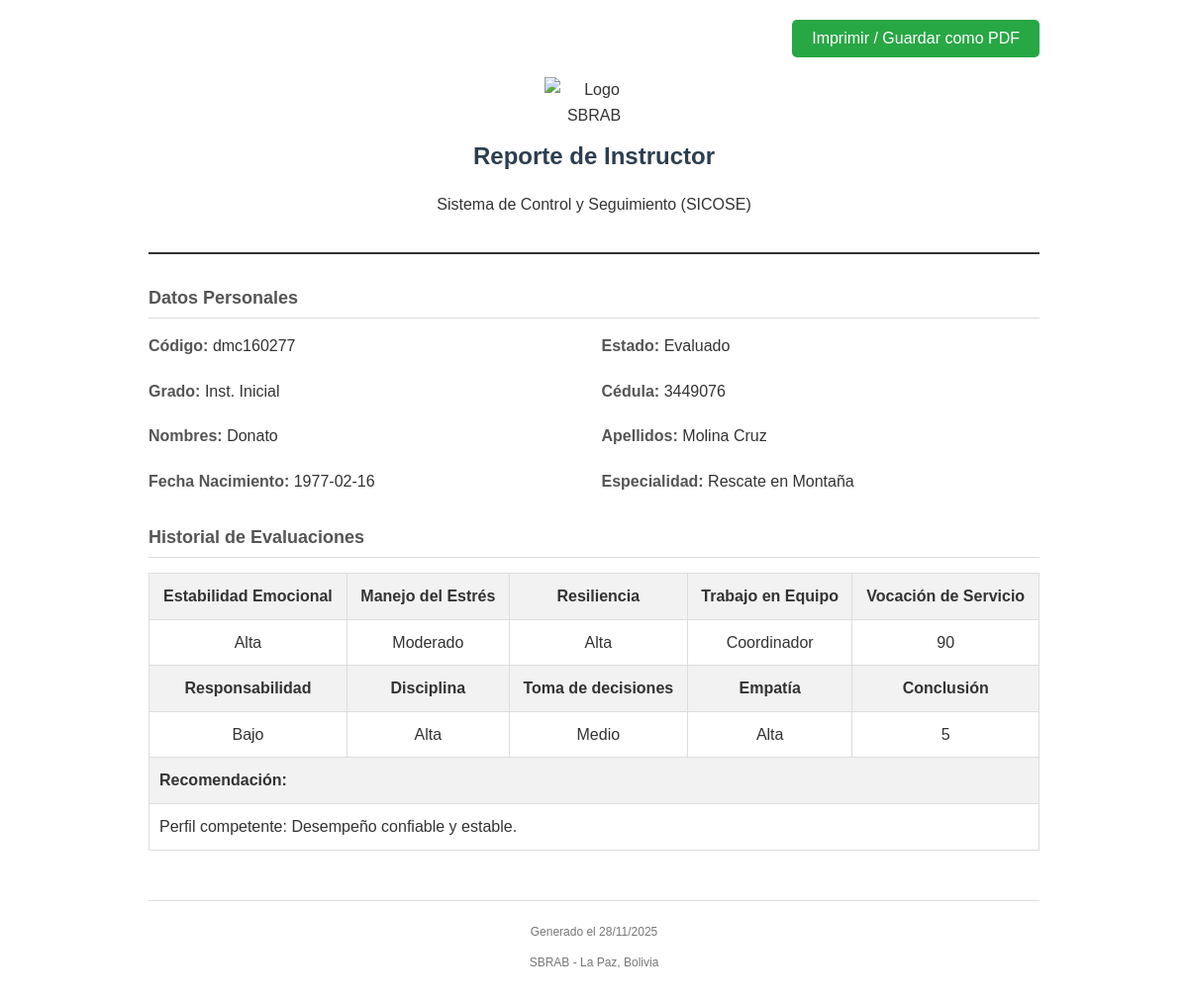
/generar_reporte.php?id=5, run on the app's committed database.
### tables this page shows
CREATE TABLE instructores (
    id INTEGER PRIMARY KEY AUTOINCREMENT,
    codigo TEXT NOT NULL UNIQUE,
    grado TEXT NOT NULL,
    nombres TEXT NOT NULL,
    apellido_paterno TEXT NOT NULL,
    apellido_materno TEXT NOT NULL,
    cedula TEXT NOT NULL,
    fecha_nacimiento DATE NOT NULL,
    especialidad TEXT NOT NULL,
    estado TEXT NOT NULL
);

CREATE TABLE evaluaciones (
            cod INTEGER PRIMARY KEY AUTOINCREMENT,
            instructor_id INTEGER NOT NULL,
            EE INTEGER,
            ME INTEGER,
            RE INTEGER,
            TE INTEGER,
            VS INTEGER,
            RS INTEGER,
            DI INTEGER,
            TD INTEGER,
            EM INTEGER,
            CON INTEGER,
            Reco VARCHAR(255),
            FOREIGN KEY (instructor_id) REFERENCES instructores(id)
        );

### generar_reporte.php (the view, shortened to what this page needs)
<?php
require_once 'data/db.php';
$id = intval($_GET['id']);
try {
    $stmt = $pdo->prepare("SELECT * FROM instructores WHERE id = ?");
    $stmt->execute([$id]);
    $instructor = $stmt->fetch(PDO::FETCH_ASSOC);
    $evaluaciones = [];
    try {
        $stmtEval = $pdo->prepare("SELECT * FROM evaluaciones WHERE instructor_id = ?");
        $stmtEval->execute([$id]);
        $evaluaciones = $stmtEval->fetchAll(PDO::FETCH_ASSOC);
    } catch (PDOException $e) {
        $errorEvaluaciones = $e->getMessage();
    }
} catch (PDOException $e) {
    die("Error al cargar datos: " . $e->getMessage());
}
?>
<!DOCTYPE html>
<html lang="es">
<head>
</head>
<body>
    <div class="no-print" style="text-align: right;">
        <button onclick="window.print()" class="btn-print">Imprimir / Guardar como PDF</button>
    </div>
    <div class="header">
        <img src="../images/sbrab_escudo.png" alt="Logo SBRAB" class="logo">
        <h1>Reporte de Instructor</h1>
        <p>Sistema de Control y Seguimiento (SICOSE)</p>
    </div>
    <div class="section">
        <h2>Datos Personales</h2>
        <div class="info-grid">
            <div class="info-item"><span class="label">Código:</span> <?= htmlspecialchars($instructor['codigo']) ?></div>
            <div class="info-item"><span class="label">Estado:</span> <?= ucfirst(htmlspecialchars($instructor['estado'])) ?></div>
            <div class="info-item"><span class="label">Grado:</span> <?= htmlspecialchars($instructor['grado']) ?></div>
            <div class="info-item"><span class="label">Cédula:</span> <?= htmlspecialchars($instructor['cedula']) ?></div>
            <div class="info-item"><span class="label">Nombres:</span> <?= htmlspecialchars($instructor['nombres']) ?></div>
            <div class="info-item"><span class="label">Apellidos:</span> <?= htmlspecialchars($instructor['apellido_paterno'] . ' ' . $instructor['apellido_materno']) ?></div>
            <div class="info-item"><span class="label">Fecha Nacimiento:</span> <?= htmlspecialchars($instructor['fecha_nacimiento']) ?></div>
            <div class="info-item"><span class="label">Especialidad:</span> <?= htmlspecialchars($instructor['especialidad']) ?></div>
        </div>
    </div>
    <div class="section">
        <h2>Historial de Evaluaciones</h2>
        <?php
        function getEstabilidadEmocionalDescription($value)
        {
            $value = (int)$value;
            if ($value >= 7 && $value <= 10) return 'Alta';
            return 'Desconocido';
        }
        function getManejoEstresDescription($value)
        {
            $value = (int)$value;
            if ($value >= 14 && $value <= 26) return 'Moderado';
            return 'Desconocido';
        }
        function getResilienciaDescription($value)
        {
            $value = (int)$value;
            if ($value >= 51 && $value <= 76) return 'Alta';
            return 'Desconocido';
        }
        function getTrabajoEquipoDescription($value)
        {
            $value = (int)$value;
            switch ($value) {
                case 2:
                    return 'Coordinador';
            }
        }
        function getResponsabilidadDescription($value)
        {
            $value = (int)$value;
            switch ($value) {
                case 1:
                    return 'Bajo';
            }
        }
        function getDisciplinaDescription($value)
        {
            $value = (int)$value;
            if ($value >= 21 && $value <= 30) return 'Alta';
            return 'Desconocido';
        }
        function getTomaDecisionesDescription($value)
        {
            $value = (int)$value;
            switch ($value) {
                case 2:
                    return 'Medio';
            }
        }
        function getEmpatiaDescription($value)
        {
            $value = (int)$value;
            if ($value >= 19 && $value <= 28) return 'Alta';
            return 'Desconocido';
        }
        ?>
        <?php if (!empty($evaluaciones)): ?>
            <?php foreach ($evaluaciones as $eval): ?>
                <table>
                    <tr>
                        <th>Estabilidad Emocional</th>
                        <th>Manejo del Estrés</th>
                        <th>Resiliencia</th>
                        <th>Trabajo en Equipo</th>
                        <th>Vocación de Servicio</th>
                    </tr>
                    <tr>
                        <td><?= htmlspecialchars(getEstabilidadEmocionalDescription($eval['EE'] ?? null)) ?></td>
                        <td><?= htmlspecialchars(getManejoEstresDescription($eval['ME'] ?? null)) ?></td>
                        <td><?= htmlspecialchars(getResilienciaDescription($eval['RE'] ?? null)) ?></td>
                        <td><?= htmlspecialchars(getTrabajoEquipoDescription($eval['TE'] ?? null)) ?></td>
                        <td><?= htmlspecialchars($eval['VS'] ?? 'N/A') ?></td>
                    </tr>
                    <tr>
                        <th>Responsabilidad</th>
                        <th>Disciplina</th>
                        <th>Toma de decisiones</th>
                        <th>Empatía</th>
                        <th>Conclusión</th>
                    </tr>
                    <tr>
                        <td><?= htmlspecialchars(getResponsabilidadDescription($eval['RS'] ?? null)) ?></td>
                        <td><?= htmlspecialchars(getDisciplinaDescription($eval['DI'] ?? null)) ?></td>
                        <td><?= htmlspecialchars(getTomaDecisionesDescription($eval['TD'] ?? null)) ?></td>
                        <td><?= htmlspecialchars(getEmpatiaDescription($eval['EM'] ?? null)) ?></td>
                        <td><?= htmlspecialchars($eval['CON'] ?? 'N/A') ?></td>
                    </tr>
                    <tr>
                        <th colspan="5" style="text-align: left;">Recomendación:</th>
                    </tr>
                    <tr>
                        <td colspan="5" style="text-align: left;"><?= htmlspecialchars($eval['Reco'] ?? '') ?></td>
                    </tr>
                </table>
            <?php endforeach; ?>
        <?php endif; ?>
    </div>
    <div class="footer">
        <p>Generado el <?= date('d/m/Y') ?></p>
        <p>SBRAB - La Paz, Bolivia</p>
    </div>
</body>
</html>

### generar_reporte.php (style rules this page uses)
body { font-family: Arial, sans-serif; line-height: 1.6; color: #333; max-width: 900px; margin: 0 auto; padding: 20px; }
.header { text-align: center; margin-bottom: 30px; border-bottom: 2px solid #333; padding-bottom: 20px; }
.logo { max-width: 100px; margin-bottom: 10px; }
h1 { margin: 0; font-size: 24px; color: #2c3e50; }
h2 { font-size: 18px; color: #555; border-bottom: 1px solid #ddd; padding-bottom: 5px; margin-top: 25px; }
.info-grid { display: grid; grid-template-columns: 1fr 1fr; gap: 15px; margin-bottom: 20px; }
.info-item { margin-bottom: 5px; }
.label { font-weight: bold; color: #555; }
table { width: 100%; border-collapse: collapse; margin-top: 15px; margin-bottom: 20px; }
th, td { border: 1px solid #ddd; padding: 10px; text-align: center; }
th { background-color: #f2f2f2; font-weight: bold; }
.footer { margin-top: 50px; text-align: center; font-size: 12px; color: #777; border-top: 1px solid #ddd; padding-top: 10px; }
.btn-print { display: inline-block; background-color: #28a745; color: white; padding: 10px 20px; text-decoration: none; border-radius: 5px; margin-bottom: 20px; cursor: pointer; border: none; font-size: 16px; }

### data on the page
instructores: codigo "dmc160277", estado "Evaluado", grado "Inst. Inicial", cedula "3449076", nombres "Donato", apellido_paterno+apellido_materno "Molina Cruz", fecha_nacimiento "1977-02-16", especialidad "Rescate en Montaña"
evaluaciones: EE "Alta", ME "Moderado", RE "Alta", TE "Coordinador", VS "90", RS "Bajo", DI "Alta", TD "Medio", EM "Alta", CON "5", Reco "Perfil competente: Desempeño confiable y estable."
